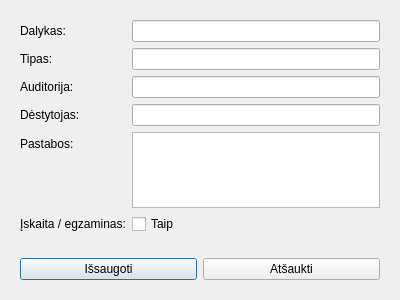
<?xml version="1.0" encoding="UTF-8"?>
<ui version="4.0">
 <class>LessonDialog</class>
 <widget class="QDialog" name="LessonDialog">
  <property name="geometry">
   <rect>
    <x>0</x>
    <y>0</y>
    <width>400</width>
    <height>300</height>
   </rect>
  </property>
  <property name="windowTitle">
   <string>Paskaitos redagavimas</string>
  </property>
  <layout class="QVBoxLayout" name="verticalLayout_2">
   <item>
    <widget class="QWidget" name="widget" native="true">
     <layout class="QVBoxLayout" name="verticalLayout">
      <item>
       <layout class="QFormLayout" name="formLayout">
        <item row="0" column="0">
         <widget class="QLabel" name="label">
          <property name="text">
           <string>Dalykas:</string>
          </property>
         </widget>
        </item>
        <item row="0" column="1">
         <widget class="QLineEdit" name="subjectEdit"/>
        </item>
        <item row="1" column="0">
         <widget class="QLabel" name="label_2">
          <property name="text">
           <string>Tipas:</string>
          </property>
         </widget>
        </item>
        <item row="2" column="0">
         <widget class="QLabel" name="label_3">
          <property name="text">
           <string>Auditorija:</string>
          </property>
         </widget>
        </item>
        <item row="3" column="0">
         <widget class="QLabel" name="label_4">
          <property name="text">
           <string>Dėstytojas:</string>
          </property>
         </widget>
        </item>
        <item row="4" column="0">
         <widget class="QLabel" name="label_5">
          <property name="text">
           <string>Pastabos:</string>
          </property>
         </widget>
        </item>
        <item row="5" column="0">
         <widget class="QLabel" name="label_6">
          <property name="text">
           <string>Įskaita / egzaminas:</string>
          </property>
         </widget>
        </item>
        <item row="1" column="1">
         <widget class="QLineEdit" name="typeEdit"/>
        </item>
        <item row="2" column="1">
         <widget class="QLineEdit" name="roomEdit"/>
        </item>
        <item row="3" column="1">
         <widget class="QLineEdit" name="teacherEdit"/>
        </item>
        <item row="4" column="1">
         <widget class="QTextEdit" name="notesEdit"/>
        </item>
        <item row="5" column="1">
         <widget class="QCheckBox" name="examCheckBox">
          <property name="text">
           <string>Taip</string>
          </property>
         </widget>
        </item>
       </layout>
      </item>
     </layout>
    </widget>
   </item>
   <item>
    <widget class="QWidget" name="widget_2" native="true">
     <layout class="QHBoxLayout" name="horizontalLayout">
      <item>
       <widget class="QPushButton" name="buttonOk">
        <property name="text">
         <string>Išsaugoti</string>
        </property>
       </widget>
      </item>
      <item>
       <widget class="QPushButton" name="buttonCancel">
        <property name="text">
         <string>Atšaukti</string>
        </property>
       </widget>
      </item>
     </layout>
    </widget>
   </item>
  </layout>
 </widget>
 <resources/>
 <connections/>
</ui>
